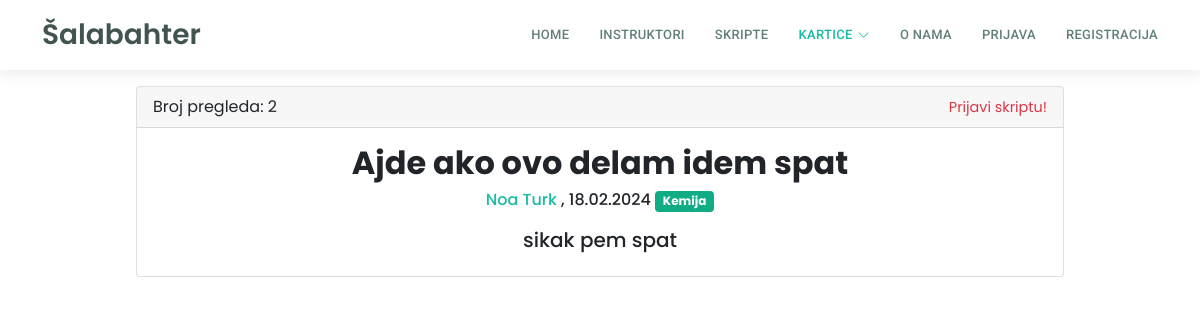
Page /kartice/grupakartica.php?grupa_id=5 on the committed database.
### tables this page shows
CREATE TABLE `grupekartica` (
  `grupa_id` int(11) NOT NULL,
  `grupa_naziv` varchar(255) DEFAULT NULL,
  `grupa_opis` text DEFAULT NULL,
  `datum_kreiranja` timestamp NOT NULL DEFAULT current_timestamp(),
  `vlasnik_id` int(11) DEFAULT NULL,
  `predmet_id` int(11) DEFAULT NULL,
  `javno` tinyint(1) DEFAULT 0,
  `broj_pregleda` int(11) DEFAULT 0
);

CREATE TABLE `korisnik` (
  `korisnik_id` int(11) NOT NULL,
  `ime` varchar(50) DEFAULT NULL,
  `prezime` varchar(50) DEFAULT NULL,
  `email` varchar(100) DEFAULT NULL,
  `lozinka` varchar(255) DEFAULT NULL,
  `adresa` varchar(255) DEFAULT NULL,
  `prebivaliste` varchar(255) NOT NULL,
  `mjesto` int(5) DEFAULT NULL,
  `slika_korisnika` varchar(255) DEFAULT NULL,
  `status_korisnika` int(20) DEFAULT NULL,
  `isAdmin` tinyint(1) NOT NULL
);

CREATE TABLE `predmeti` (
  `predmet_id` int(11) NOT NULL,
  `naziv_predmeta` varchar(255) DEFAULT NULL,
  `predmet_boja` varchar(255) NOT NULL
);

### kartice/grupakartica.php (the view, shortened to what this page needs)
<?php
$con = require "../ukljucivanje/connection/spajanje.php";
$grupa_id = $_GET['grupa_id'];
$sqlGrupa = "SELECT * FROM grupekartica WHERE grupa_id = $grupa_id";
$rezultatSkripta = $con->query($sqlGrupa);
if($redSkripta = $rezultatSkripta->fetch_assoc()){
    $nazivGrupe = $redSkripta['grupa_naziv'];
    $opisGrupe = $redSkripta['grupa_opis'];
    $predmet_id = $redSkripta['predmet_id'];
    $datum = date('d.m.Y', strtotime($redSkripta['datum_kreiranja']));
    $kreator_id = $redSkripta['vlasnik_id'];
    $imePrezimeKorisnika = dohvatipodatkevlasnika($kreator_id);
    $sqlPredmet = "SELECT naziv_predmeta, predmet_boja FROM predmeti WHERE predmet_id = $predmet_id";
    $rezultatPredmet = $con->query($sqlPredmet);
    $redPredmet = $rezultatPredmet->fetch_assoc();
    $predmetNaziv = $redPredmet['naziv_predmeta'];
    $predmetBoja = $redPredmet['predmet_boja'];
}
    $sqlBrojPregleda = "SELECT broj_pregleda FROM grupekartica WHERE grupa_id = $grupa_id";
    $resultBrojPregleda = $con->query($sqlBrojPregleda);
    $rowBrojPregleda = $resultBrojPregleda->fetch_assoc();
    $brojpregleda = $rowBrojPregleda['broj_pregleda'];
function dohvatipodatkevlasnika($vlasnik_id)
{
    $con = require "../ukljucivanje/connection/spajanje.php";
    $sqlKorisnik = "SELECT ime, prezime FROM korisnik WHERE korisnik_id = $vlasnik_id";
    $resultKorisnik = $con->query($sqlKorisnik);
    $rowKorisnik = $resultKorisnik->fetch_assoc();
    $ime = $rowKorisnik['ime'];
    $prezime = $rowKorisnik['prezime'];
    return $ime . " " . $prezime;
}
?>
<!DOCTYPE html>
<html lang="hr">
<head>
    <?php include '../assets/css/stiliranjeSporedno.php'; ?>
</head>
<body>
    <?php include '../ukljucivanje/header.php'; ?>
    <div class="container mt-3">
        <div class="container">
            <div class="card mx-auto mt-3" style="width: 85%;">
                <div class="card-header">
                    <div class="row">
                        <div class="col">
                            <p class="card-text">Broj pregleda:
                                <?php echo " $brojpregleda ";?>
                            </p>
                        </div>
                        <div class="col text-right">
                            <a href="../dashboard/report.php?grupa_id=<?php echo $grupa_id; ?>"
                            class="text text-danger" style="font-size: 0.9rem;" aria-readonly="true">Prijavi skriptu!</a>
                        </div>
                    </div>
                </div>
                <div class="card-body">
                    <h2 class="card-title" style="font-family: Poppins; text-align: center;"><b>
                            <?php echo "$nazivGrupe"; ?>
                        </b></h2>
                    <h6 class="card-info" style="font-family: Poppins; text-align: center;"> <a class="link"
                            href="../profil?korisnik=<?php echo $kreator_id ?>">
                            <?php echo $imePrezimeKorisnika ?>
                        </a>,
                        <?php echo "$datum   ";  echo '<span class="badge" style="background-color: ' . $predmetBoja . ';">' . $predmetNaziv . '</span> '; ?>
                    </h6>
                    <h5 class="card-text mt-3" style="font-family: Poppins; text-align: center;">
                        <?php echo "$opisGrupe"; ?>
                    </h5>
            </div>
        </div>
    </div>
</body>
</html>

### assets/css/style.css (style rules this page uses)
body { font-family: "Poppins", sans-serif !important; background-color: #ffffff; }
a { text-decoration: none !important; color: #1bbca3; }
h1, h2, h3, h4, h5, h6 { font-family: "Poppins", sans-serif !important; }

### rows in the picture
grupekartica: broj_pregleda "2", grupa_naziv "Ajde ako ovo delam idem spat", vlasnik.prezime "Noa Turk", datum_kreiranja "18.02.2024", grupa_opis "sikak pem spat"
predmeti: naziv_predmeta "Kemija"
